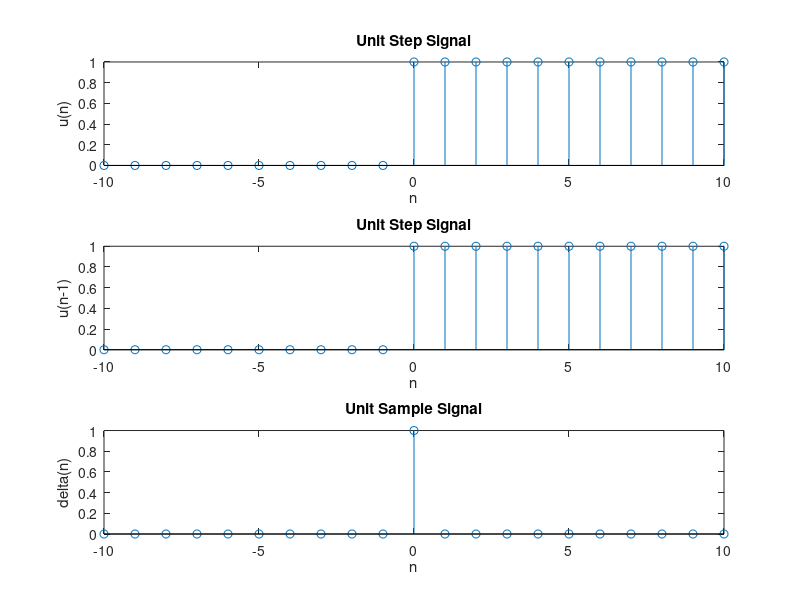

Write MATLAB code to recreate this figure.
close all
clear all
clc

n=-10:10;

f=(n >= 0 );

figure,
subplot(3,1,1),stem(n,f)
title('Unit Step Signal');
xlabel('n');
ylabel('u(n)');

t=(n-1 >=0);
subplot(3,1,2), stem(n,f)
title('Unit Step Signal');
xlabel('n');
ylabel('u(n-1)');

m=f-t;
subplot(3,1,3), stem (n,m)
title('Unit Sample Signal');
xlabel('n');
ylabel('delta(n)');
